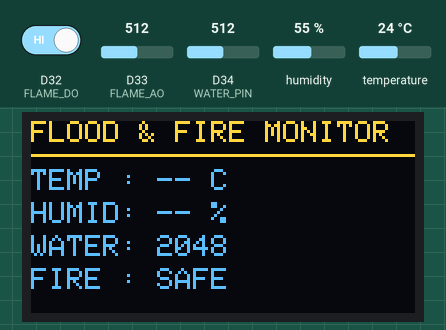
This sketch was run on a simulated Arduino Due. On the bench: 128×64 one-colour display. The test bench sets the inputs (shaded band); at power-on: D32 (FLAME_DO) HIGH, humidity 55 %, D34 (WATER_PIN) = 512, temperature 24 °C, D33 (FLAME_AO) = 512 (analog values on the 0–1023 scale). The OLED is the two-colour kind (top 16 rows yellow); what the sketch prints to the serial monitor is not drawn.

Above: at 1.2 s.
1.3 s: D32 (FLAME_DO) driven LOW
At 2.5 s:
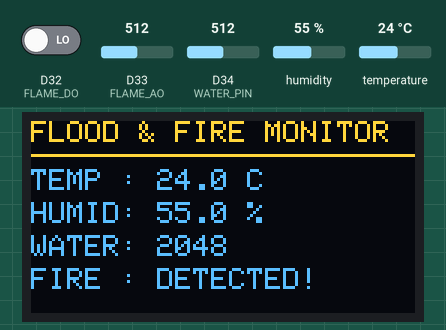
3.5 s: humidity set to 22 %
At 6.9 s:
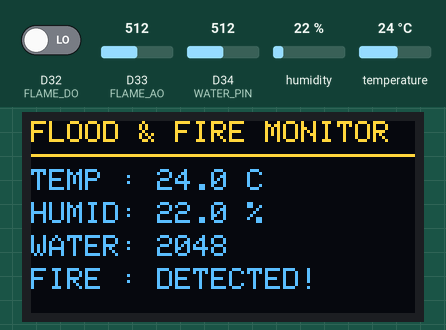
7.5 s: D34 (WATER_PIN) set to 490
At 8.4 s:
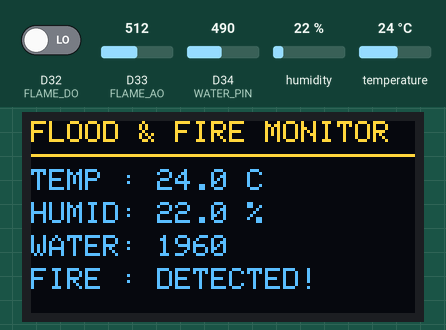
9.0 s: temperature set to 12 °C
At 11.1 s:
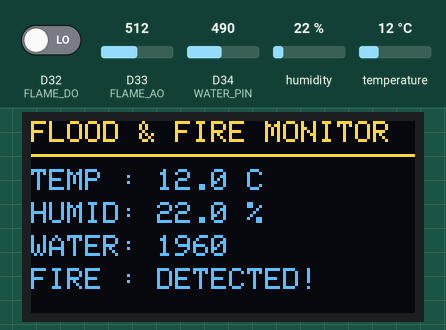
11.5 s: D32 (FLAME_DO) driven HIGH
At 12.6 s:
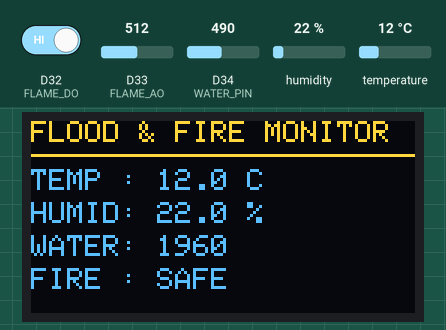
13.0 s: D34 (WATER_PIN) set to 510
At 13.7 s:
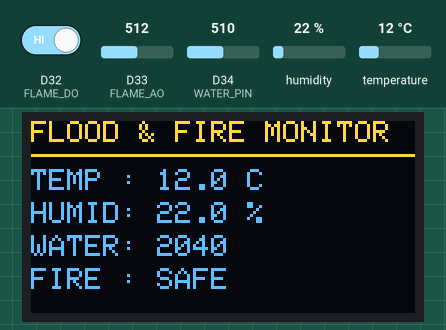
Timing chart, 0 to 15.5 s (numbered marks = the images above; inputs shaded):
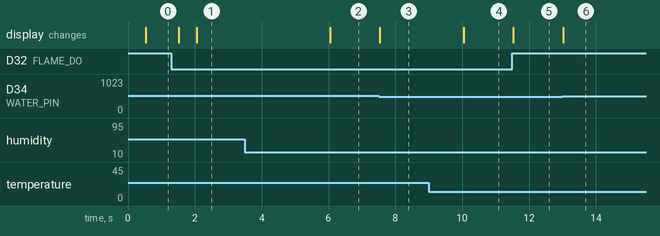

The sketch:

esp_sensors_oled.ino
```cpp
#include <Wire.h>
#include <Adafruit_GFX.h>
#include <Adafruit_SSD1306.h>
#include <DHT.h>

// ========== OLED SETTINGS ==========
#define SCREEN_WIDTH 128
#define SCREEN_HEIGHT 64
#define OLED_RESET -1
#define OLED_ADDR 0x3C

Adafruit_SSD1306 display(
  SCREEN_WIDTH, SCREEN_HEIGHT, &Wire, OLED_RESET
);

// ========== SENSOR PINS ==========
#define DHT_PIN 27
#define DHT_TYPE DHT11

#define WATER_PIN 34
#define FLAME_AO 33
#define FLAME_DO 32

DHT dht(DHT_PIN, DHT_TYPE);

// Most flame modules have LOW as active
#define FLAME_ACTIVE LOW

// ========== SENSOR VARIABLES ==========
float temperature = NAN;
float humidity = NAN;

int waterValue = 0;
int flameValue = 0;

bool fireDetected = false;

// ========== TIMERS ==========
unsigned long lastDHT = 0;
unsigned long lastDisplay = 0;
unsigned long lastSerial = 0;

// ========== SETUP ==========
void setup() {

  Serial.begin(115200);

  // Initialize I2C (SDA = GPIO 25, SCL = GPIO 26)
  Wire.begin(25, 26);
  Wire.setClock(100000);

  // Initialize OLED
  if (!display.begin(SSD1306_SWITCHCAPVCC, OLED_ADDR)) {
    Serial.println("OLED ERROR");
    while (true) {
      delay(1000);
    }
  }

  // Initialize sensors
  dht.begin();

  pinMode(FLAME_DO, INPUT_PULLUP);

  analogReadResolution(12);

  // Show monitoring screen immediately
  display.clearDisplay();
  display.setTextColor(SSD1306_WHITE);
  display.setTextSize(1);

  display.setCursor(0, 0);
  display.println("FLOOD & FIRE MONITOR");

  display.drawLine(0, 11, 127, 11, SSD1306_WHITE);

  display.setCursor(0, 19);
  display.println("TEMP: WAITING...");

  display.setCursor(0, 30);
  display.println("HUMID: WAITING...");

  display.setCursor(0, 41);
  display.println("WATER: READING...");

  display.setCursor(0, 52);
  display.println("FIRE: CHECKING...");

  display.display();

  Serial.println("MONITORING SYSTEM STARTED");
}

// ========== MAIN LOOP ==========
void loop() {

  unsigned long currentMillis = millis();

  // Read DHT11 every 2 seconds
  if (currentMillis - lastDHT >= 2000) {

    lastDHT = currentMillis;

    float newTemperature = dht.readTemperature();
    float newHumidity = dht.readHumidity();

    if (!isnan(newTemperature)) {
      temperature = newTemperature;
    }

    if (!isnan(newHumidity)) {
      humidity = newHumidity;
    }
  }

  // Read water sensor
  waterValue = analogRead(WATER_PIN);

  // Read flame sensor
  flameValue = analogRead(FLAME_AO);

  int flameDigital = digitalRead(FLAME_DO);

  fireDetected = (flameDigital == FLAME_ACTIVE);

  // Update OLED every 500 milliseconds
  if (currentMillis - lastDisplay >= 500) {

    lastDisplay = currentMillis;

    display.clearDisplay();

    display.setTextSize(1);
    display.setTextColor(SSD1306_WHITE);

    // HEADER
    display.setCursor(0, 0);
    display.println("FLOOD & FIRE MONITOR");

    display.drawLine(0, 11, 127, 11, SSD1306_WHITE);

    // TEMPERATURE
    display.setCursor(0, 16);
    display.print("TEMP : ");

    if (isnan(temperature)) {
      display.println("-- C");
    } else {
      display.print(temperature, 1);
      display.println(" C");
    }

    // HUMIDITY
    display.setCursor(0, 27);
    display.print("HUMID: ");

    if (isnan(humidity)) {
      display.println("-- %");
    } else {
      display.print(humidity, 1);
      display.println(" %");
    }

    // WATER
    display.setCursor(0, 38);
    display.print("WATER: ");
    display.println(waterValue);

    // FIRE
    display.setCursor(0, 49);
    display.print("FIRE : ");

    if (fireDetected) {
      display.println("DETECTED!");
    } else {
      display.println("SAFE");
    }

    display.display();
  }

  // SERIAL MONITOR
  if (currentMillis - lastSerial >= 2000) {

    lastSerial = currentMillis;

    Serial.println("----- LIVE SENSOR DATA -----");

    Serial.print("Temperature: ");
    Serial.println(temperature);

    Serial.print("Humidity: ");
    Serial.println(humidity);

    Serial.print("Water ADC: ");
    Serial.println(waterValue);

    Serial.print("Flame Analog: ");
    Serial.println(flameValue);

    Serial.print("Flame Digital: ");
    Serial.println(flameDigital);

    Serial.print("Fire Status: ");
    Serial.println(fireDetected ? "DETECTED" : "SAFE");
  }
}
```

Measured:
- after the input at 1.3 s, the display: first changes after 0.23 s (image 1 shows a later state)
- after the input at 3.5 s, the display: changes after 2.6 s (image 2)
- after the input at 7.5 s, the display: changes at once (image 3)
- after the input at 9.0 s, the display: changes after 1.1 s (image 4)
- after the input at 11.5 s, the display: changes at once (image 5)
- after the input at 13.0 s, the display: changes at once (image 6)
